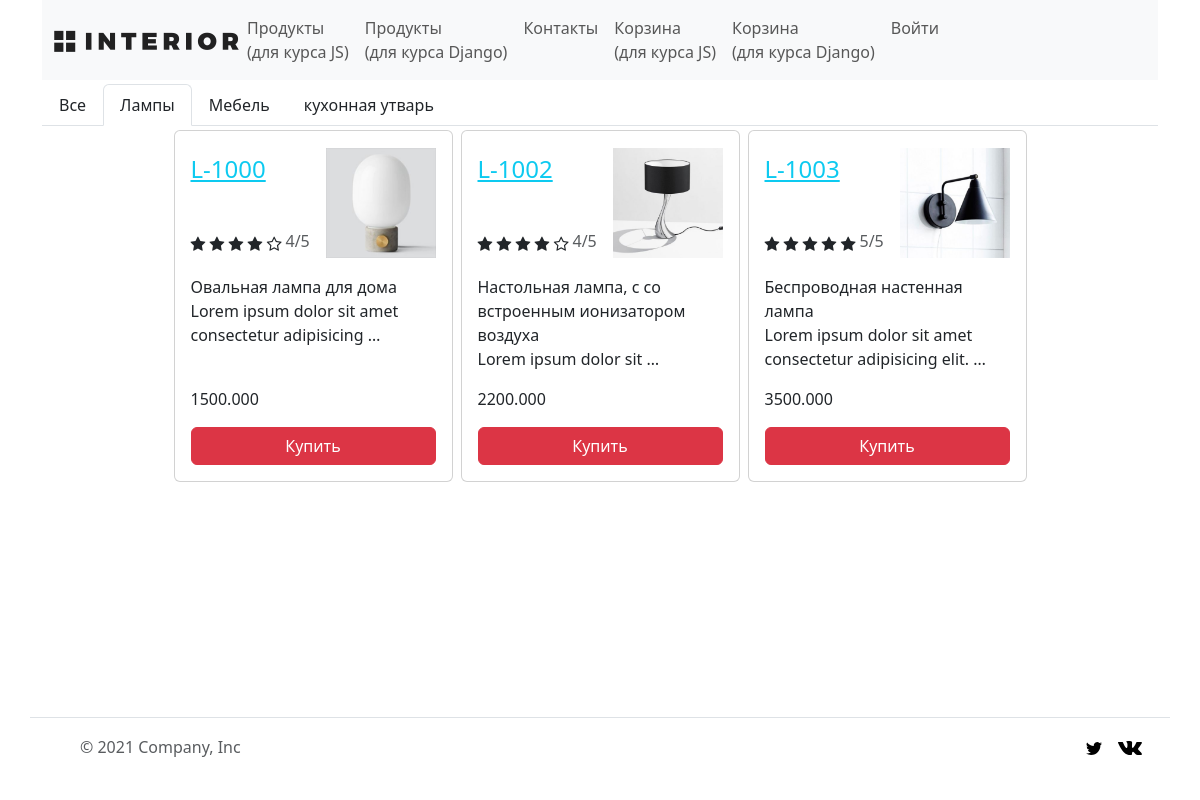
Before: /django_products/category/lampy with the older database file.
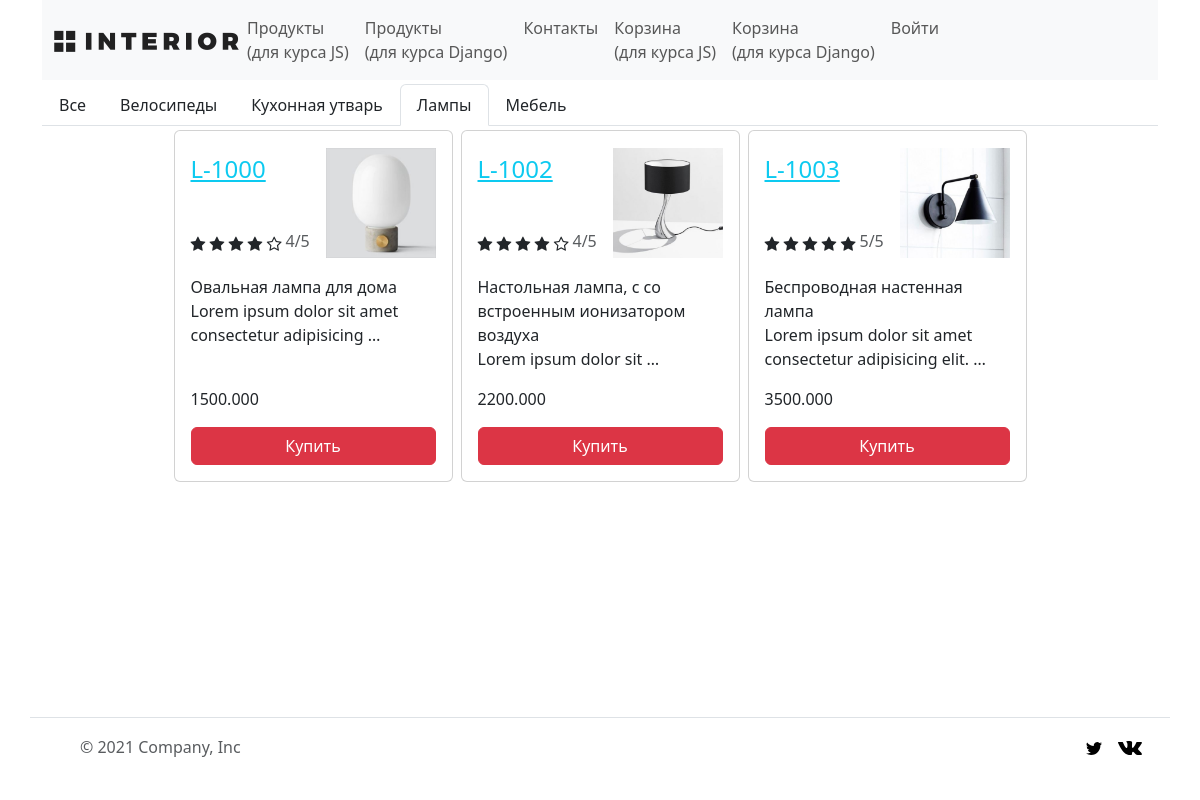
After: the same page with the newer database file.
### shop/models/product_category.py (models this page shows, shortened)
class ProductCategory(models.Model):
    name = models.CharField(
        verbose_name='Категория товара',
        max_length=255
    )
    slug = models.SlugField(
        verbose_name='URL',
        max_length=255,
        unique=True,
        db_index=True
    )
    def get_absolute_url(self):
        return reverse('django_products_by_category', kwargs={'category_slug': self.slug})
    class Meta:
        verbose_name = 'Категория товара'
        verbose_name_plural = 'Категории товаров'
        ordering = ('name',)

### shop/models/product.py (models this page shows, shortened)
class Product(models.Model):
    RATING_CHOICES = [(i, i) for i in range(1, 6)]
    title = models.CharField(
        verbose_name='Название товара',
        max_length=255,
        unique=True
    )
    rating = models.IntegerField(
        verbose_name='Оценка',
        null=True,
        blank=True,
        choices=RATING_CHOICES
    )
    short_description = models.CharField(
        verbose_name='Короткое описание',
        max_length=128
    )
    description = models.TextField(
        verbose_name='Описание',
        null=True,
        blank=True
    )
    price = models.DecimalField(
        verbose_name='Цена',
        max_digits=15,
        decimal_places=3,
    )
    date_updated = models.DateField(
        verbose_name='Дата изменения записи',
        auto_now=True
    )
    category = models.ForeignKey(
        verbose_name='Категория товара',
        to='ProductCategory',
        on_delete=models.CASCADE,
    )
    img = models.ImageField(
        verbose_name="Изображение товара",
        upload_to="img/%Y/%m/%d/",
    )
    quantity = models.PositiveIntegerField(
        verbose_name='Количество',
    )
    buyer = models.ManyToManyField(
        'Buyer',
        verbose_name='Покупатель',
    )
    class Meta:
        verbose_name = 'Продукт'
        verbose_name_plural = 'Продукты'
        ordering = ('title', 'date_updated')

### shop/views.py (the view)
class DjangoProductsView(ListView):
    template_name = 'shop/django_products.html'
    model = Product
    context_object_name = 'products'
    def get_context_data(self, **kwargs):
        context = super().get_context_data(**kwargs)
        context['categories'] = ProductCategory.objects.all()
        return context
    def get_queryset(self):
        query = Q()
        if 'category_slug' in self.kwargs:
            category_slug = self.kwargs['category_slug']
            query = Q(category__slug=category_slug)
        return Product.objects.filter(query)

### shop/templates/shop/django_products.html
{% extends 'baseapp/base.html' %}
{% load static %}
{% block content %}
{% include 'shop/includes/menu.html' %}
<div class="container my-1">
    <ul class="nav nav-tabs menu-products">
        <li class="nav-item">
            <a class="nav-link text-dark {% if request.resolver_match.url_name == 'django_products' %}active{% endif %}"
                aria-current="page" href="{% url 'django_products' %}" data-category="all">
                Все
            </a>
        </li>
        {% for category in categories %}
        <li class="nav-item">
            <a class="nav-link text-dark {% if request.resolver_match.kwargs.category_slug == category.slug %}active{% endif %}"
                aria-current="page" href="{{ category.get_absolute_url }}" data-category="chair">
                {{ category.name }}
            </a>
        </li>
        {% endfor %}
    </ul>
    <div class="products d-flex align-content-around justify-content-center flex-wrap">
        {% for product in products %}
        <div class="card p-3 col-12 col-lg-3 m-1">
            <div class="wrapper h-100">
                <div class="d-flex justify-content-between align-items-center ">
                    <div class="mt-2">
                        <h4 class="product-name text-uppercase">
                            <a href="{% url 'django_product_detail' product.pk %}" class="link-info">
                                {{ product.title }}
                            </a>
                        </h4>
                        <div class="mt-5">
                            <div class="d-flex flex-row user-ratings">
                                <div class="ratings">
                                    {% for x in ""|ljust:5 %}
                                    {% if forloop.counter <= product.rating %} <i class="fa fa-star"></i>
                                        {% else %}
                                        <i class="fa fa-star-o"></i>
                                        {% endif %}
                                        {% endfor %}
                                </div>
                                <h6 class="product-rating text-muted ms-1">{{ product.rating }}/5</h6>
                            </div>
                        </div>
                    </div>
                    <div class="image">
                        <img class="product-image" src="{{ product.img.url }}" width="110">
                    </div>
                </div>
                <p class="product-description">{{ product.description | linebreaks | truncatewords:10 }}</p>
            </div>
            <p class="product-price">{{ product.price }}</p>
            <form action="{% url 'django_add_to_basket' product.pk %}" method="get">
                <button type="submit" class="btn btn-danger w-100">Купить</button>
            </form>
        </div>
        {% endfor %}
    </div>
</div>
{% endblock content %}

### baseapp/templates/baseapp/base.html (shortened to what this page needs)
{% load static %}
{% load bootstrap5 %}
<!DOCTYPE html>
<html class="h-100">
<head>
    <link rel="stylesheet" href="{% static 'baseapp/fonts/font-awesome/css/font-awesome.min.css' %}">
    {% bootstrap_css %}
</head>
<body class="d-flex flex-column min-vh-100">
    <div class="wrapper">
        {% block content %}
        {% endblock content %}
    </div>
    <footer class="container mt-auto d-flex flex-wrap justify-content-between align-items-center py-3 my-4 border-top">
        <div class="col-md-4 d-flex align-items-center">
            <a href="/" class="mb-3 me-2 mb-md-0 text-muted text-decoration-none lh-1">
                <svg class="bi" width="30" height="24">
                    <use xlink:href="#bootstrap"></use>
                </svg>
            </a>
            <span class="text-muted">© 2021 Company, Inc</span>
        </div>
        <ul class="nav col-md-4 justify-content-end list-unstyled d-flex me-3">
            <li class="ms-3">
                <a class="text-muted" href="#">
                    <img src="{% static 'shop/img/footer/twitter.svg' %}" alt="">
                </a>
            </li>
            <li class="ms-3">
                <a class="text-muted" href="#">
                    <img src="{% static 'shop/img/footer/vk.svg' %}" alt="">
                </a>
            </li>
        </ul>
    </footer>
</body>
</html>

### shop/templates/shop/includes/menu.html (shortened to what this page needs)
{% load static %}
<div class="container">
    <nav class="navbar navbar-expand-lg navbar-light bg-light">
        <div class="container-fluid">
            <a href="{% url 'main' %}">
                <img src="{% static 'shop/img/logo.png' %}" alt="" width="185" height="22">
            </a>
            <div class="collapse navbar-collapse" id="navbarSupportedContent">
                <ul class="navbar-nav me-auto mb-2 mb-lg-0">
                    <li class="nav-item">
                        <a href="{% url 'js_products' %}"
                            class="nav-link {% if request.resolver_match.url_name == 'js_products' %}active{% endif %}">
                            Продукты</br> (для курса JS)
                        </a>
                    </li>
                    <li class="nav-item">
                        <a href="{% url 'django_products' %}"
                            class="nav-link {% if request.resolver_match.url_name == 'django_products' %}active{% endif %}">
                            Продукты</br> (для курса Django)
                        </a>
                    </li>
                    <li class="nav-item">
                        <a href="{% url 'contact' %}"
                            class="nav-link {% if request.resolver_match.url_name == 'contact' %}active{% endif %}">
                            Контакты
                        </a>
                    </li>
                    <li class="nav-item">
                        <a href="{% url 'js_basket' %}"
                            class="nav-link {% if request.resolver_match.url_name == 'js_basket' %}active{% endif %}">
                            Корзина</br> (для курса JS)
                        </a>
                    </li>
                    <li class="nav-item">
                        <a href="{% url 'django_basket' %}"
                            class="nav-link {% if request.resolver_match.url_name == 'django_basket' %}active{% endif %}">
                            Корзина</br> (для курса Django)
                        </a>
                    </li>
                    {% if request.user.is_authenticated %}
                    <li class="nav-item">
                        <a href="{% url 'baseapp:index' %}" class="nav-link">
                            <img src="{% static 'shop/img/menu/person.svg' %}" alt="">
                            {{ request.user.username }}
                        </a>
                    </li>
                    <li class="nav-item">
                        <a href="{% url 'accounts:log_out' %}" class="nav-link">
                            Выйти
                        </a>
                    </li>
                    {% else %}
                    <li class="nav-item">
                        <a href="{% url 'accounts:log_in' %}" class="nav-link">
                            Войти
                        </a>
                    </li>
                    {% endif %}
                </ul>
            </div>
        </div>
    </nav>
</div>

Changed rows visible on the page:
added ProductCategory: name "Велосипеды"
changed ProductCategory: name "кухонная утварь" → "Кухонная утварь"; moves up the list
